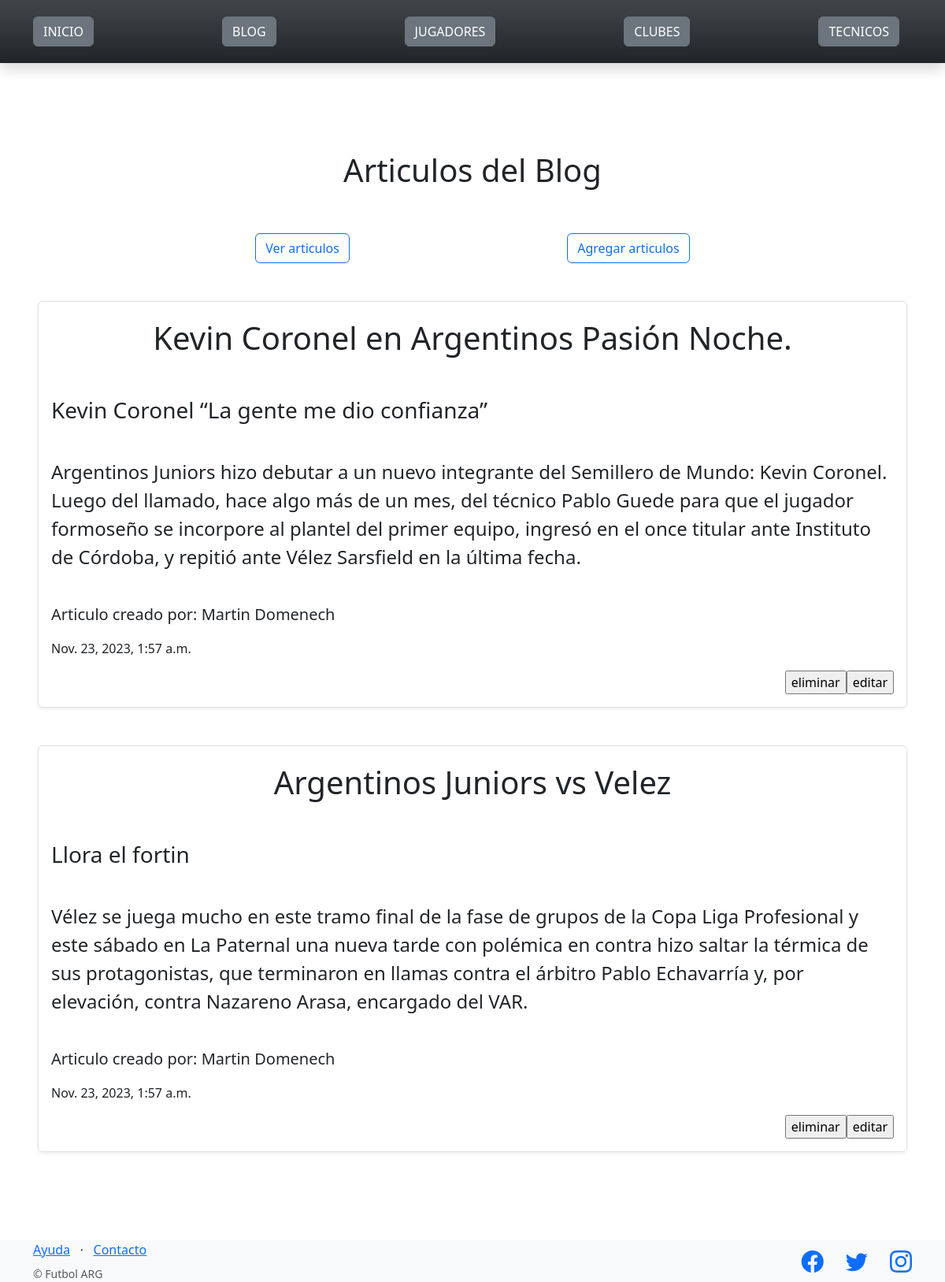
Screenshot of /futbol/articulos/ with the database file from the repository.
### control_futbol/models.py (models this page shows)
class Articulo(models.Model):
    autor = models.CharField(max_length=256)
    titulo = models.CharField(max_length=256)
    subtitulo = models.CharField(max_length=256)
    cuerpo = models.CharField(max_length=1200)
    fecha = models.DateTimeField(auto_now_add=True)

### control_futbol/views.py (the view)
# urls.py: path("articulos/",  listar_articulo, name="lista_articulos"),
def listar_articulo(request):
    contexto = {
        "articulos": Articulo.objects.all().order_by('-fecha'),
    }
    http_response = render(
        request = request,
        template_name = 'control_futbol/lista_articulos.html',
        context=contexto,
    )
    return http_response

### control_futbol/templates/control_futbol/lista_articulos.html (shortened to what this page needs)
{% extends "base.html" %}
{% block contenido %}
<h1 class="d-flex justify-content-center">Articulos del Blog</h1>
<br><br>
<section class="d-flex justify-content-evenly">
    <a href="{% url 'lista_articulos' %}"><button type="button" class="btn btn-outline-primary">Ver articulos</button></a>
    <a href="{% url 'agregar_articulos' %}"><button type="button" class="btn btn-outline-primary">Agregar articulos</button></a>
</section>
<br><br>
{% for Articulo in articulos %}
    <section class="d-flex justify-content-center">
        <div class="shadow-sm p-3 mb-5 d-block border rounded">
            <div class="d-flex justify-content-center fs-1">
                <p>{{ Articulo.titulo }} </p>
            </div>
            <br>
            <div class="d-flex justify-content-start fs-3">
                <p>{{ Articulo.subtitulo }}</p>
            </div>
            <br>
            <div class="d-flex justify-content-start fs-4">
                <p>{{ Articulo.cuerpo }}</p>
            </div>
            <br>
            <div class="d-flex justify-content-start fs-5">
                <p>Articulo creado por: {{ Articulo.autor }}</p>
            </div>
            <div class="justify-content-start">
                <p>{{ Articulo.fecha }}</p>
            </div>
            <div class="d-flex justify-content-end">
                <form action="{% url 'eliminar_articulo' Articulo.id %}" method="post" >
                    <input type="submit" value="eliminar"/>
                </form>
                <form action="{% url 'editar_articulo' Articulo.id %}" method="post">
                    <input type="submit" value="editar"/>
                </form>
            </div>
        </div>
    </section>
{% endfor %}
{% endblock contenido %}

### rows the page displays
Articulo: titulo "Kevin Coronel en Argentinos Pasión Noche.", subtitulo "Kevin Coronel “La gente me dio confianza”", cuerpo "Argentinos Juniors hizo debutar a un nuevo integrante del Semillero de Mundo: Kevin Coronel. Luego del llamado, hace algo más de un mes, del técnico Pablo Guede para que el jugador formoseño se incorpore al plantel del primer equipo, ingresó en el once titular ante Instituto de Córdoba, y repitió ante Vélez Sarsfield en la última fecha.", autor "Martin Domenech", fecha "Nov. 23, 2023, 1:57 a.m."
Articulo: titulo "Argentinos Juniors vs Velez", subtitulo "Llora el fortin", cuerpo "Vélez se juega mucho en este tramo final de la fase de grupos de la Copa Liga Profesional y este sábado en La Paternal una nueva tarde con polémica en contra hizo saltar la térmica de sus protagonistas, que terminaron en llamas contra el árbitro Pablo Echavarría y, por elevación, contra Nazareno Arasa, encargado del VAR.", autor "Martin Domenech", fecha "Nov. 23, 2023, 1:57 a.m."
